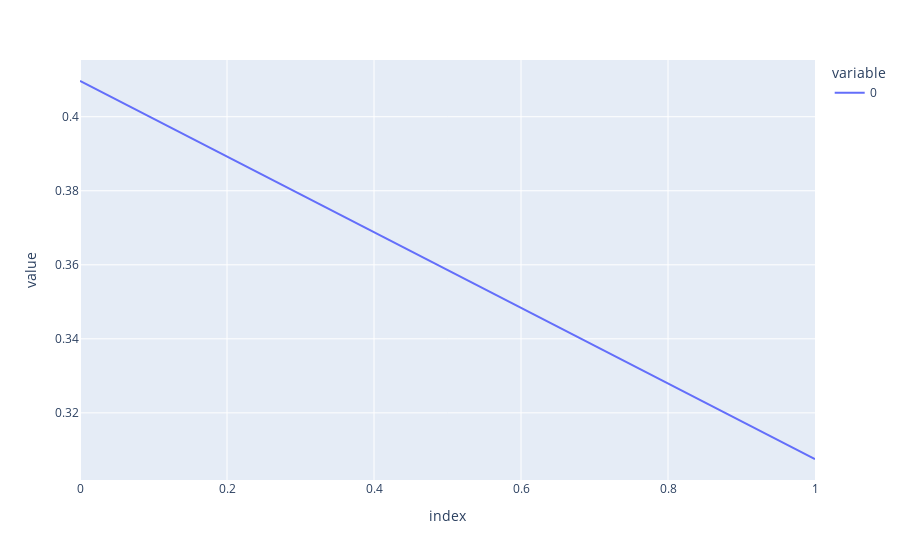

Source (notebook cell):
### Code cell
px.line(pca.explained_variance_)

### Figure 1 — Plotly figure (JSON) as saved in the notebook; plotly's stock layout.template omitted (floating-point values rounded to 4 significant figures)
{"data": [{"hovertemplate": "variable=0<br>index=%{x}<br>value=%{y}<extra></extra>", "legendgroup": "0", "line": {"color": "#636efa", "dash": "solid"}, "marker": {"symbol": "circle"}, "mode": "lines", "name": "0", "orientation": "v", "showlegend": true, "type": "scatter", "x": [0, 1], "xaxis": "x", "y": [0.4096, 0.3075], "yaxis": "y"}], "layout": {"legend": {"title": {"text": "variable"}, "tracegroupgap": 0}, "margin": {"t": 60}, "xaxis": {"anchor": "y", "domain": [0, 1], "title": {"text": "index"}}, "yaxis": {"anchor": "x", "domain": [0, 1], "title": {"text": "value"}}}}
